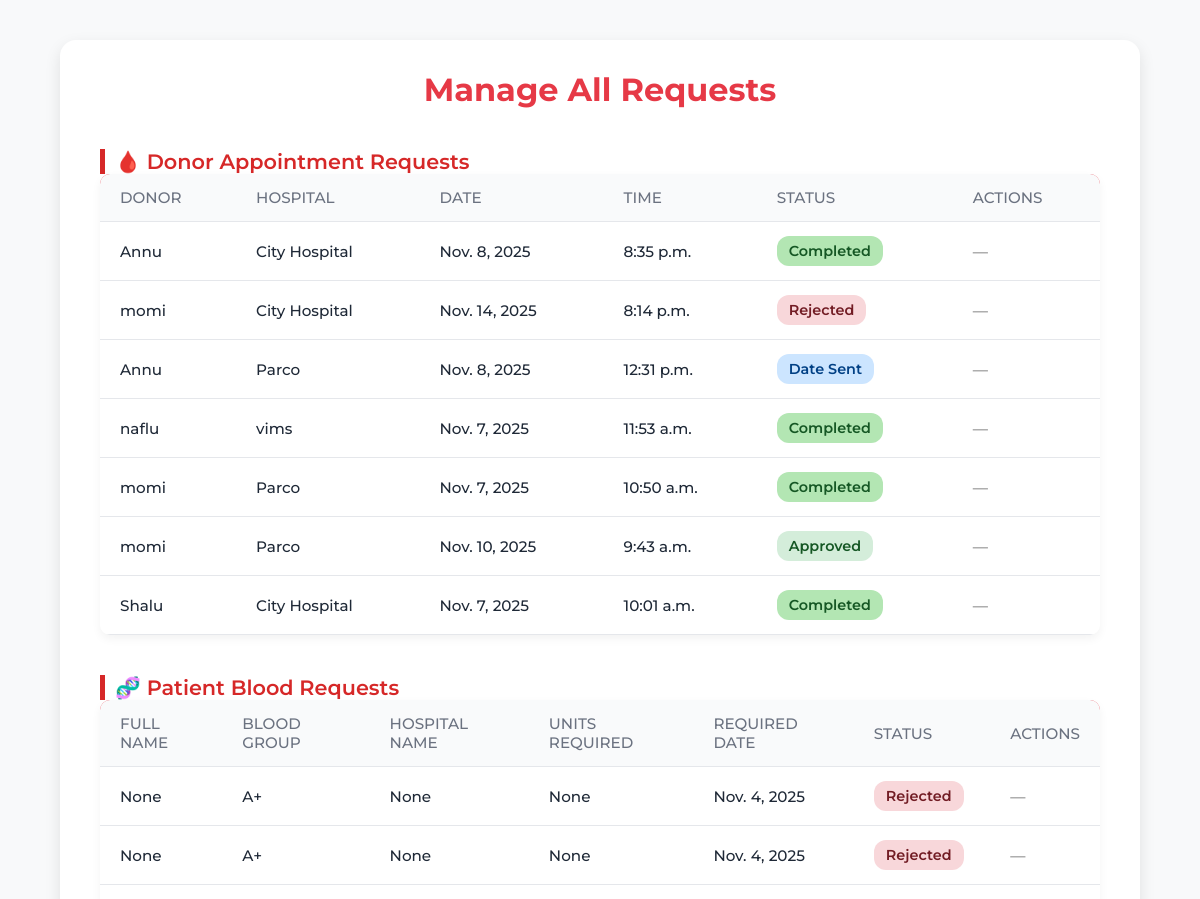
/manage_requests/ (signed in, upper part), run on an earlier commit of the app's database.
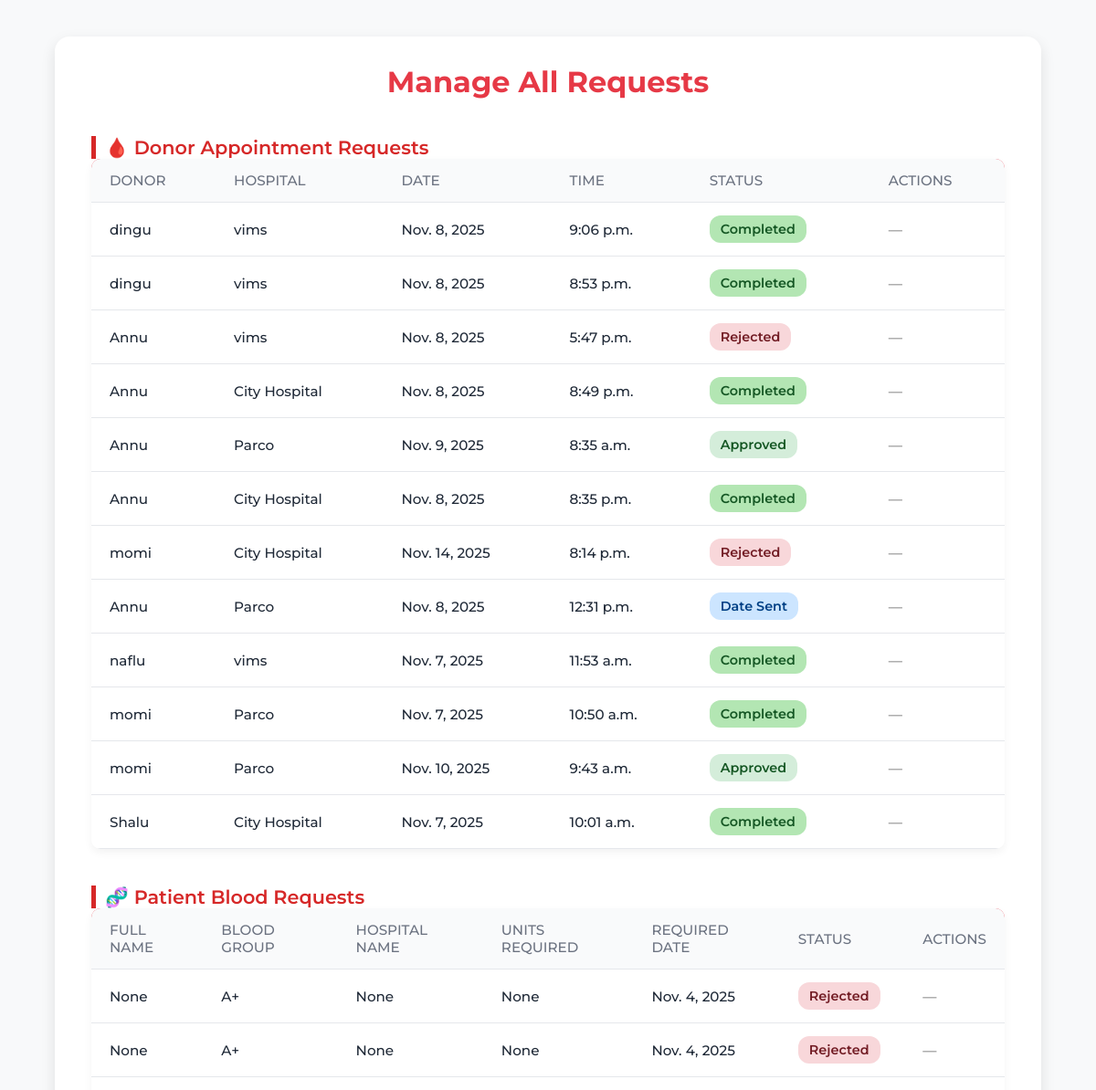
And on a later commit of the database.
### blood_bank_app/models.py (models this page shows, shortened)
class Appointment(models.Model):
    donor = models.ForeignKey(User, on_delete=models.CASCADE)
    hospital = models.ForeignKey(HospitalDetail, on_delete=models.CASCADE, null=True)
    appointment_date = models.DateField(null=True, validators=[validate_future_date])
    appointment_time = models.TimeField()
    notes = models.TextField(blank=True, null=True)
    STATUS_CHOICES = [
        ('Pending', 'Pending'),
        ('Date Sent', 'Date Sent'),
        ('Approved', 'Approved'),
        ('Rejected', 'Rejected'),
        ('Completed', 'Completed'),
        ('Recorded', 'Recorded'),
    ]
    status = models.CharField(max_length=20, choices=STATUS_CHOICES, default='Pending', null=True)
    donor_response = models.CharField(
        max_length=20,
        choices=[('Accepted', 'Accepted'), ('Reschedule', 'Reschedule'), ('No Response', 'No Response')],
        default='No Response', null=True
    )
    blood_units = models.IntegerField(default=0, null=True)  # Units donated by donor
    created_at = models.DateTimeField(auto_now_add=True,null=True)  # Add created_at field
    donation_date = models.DateField(null=True, blank=True,validators=[validate_future_date])  # Optional: Date when donation happens

class HospitalDetail(models.Model):
    user = models.OneToOneField(User, on_delete=models.CASCADE,null=True)
    hospital_name = models.CharField(max_length=200)
    address = models.TextField()
    phone_number = models.CharField(max_length=15)
    hospital_code = models.CharField(max_length=50)
    def __str__(self):
        return self.hospital_name

class BloodRequest(models.Model):
    URGENCY_CHOICES = [
        ('Normal', 'Normal'),
        ('Urgent', 'Urgent'),
        ('Emergency', 'Emergency'),
    ]
    STATUS_CHOICES = [
        ('Pending', 'Pending'),
        ('Approved', 'Approved'),
        ('Rejected', 'Rejected'),
    ]
    user = models.ForeignKey(User, on_delete=models.CASCADE)
    hospital_name = models.CharField(max_length=150,null=True)
    units_required = models.PositiveIntegerField(null=True)
    urgency = models.CharField(max_length=20, choices=URGENCY_CHOICES)
    required_date = models.DateField(validators=[validate_future_date])
    medical_condition = models.TextField(blank=True, null=True)
    status = models.CharField(max_length=20, choices=STATUS_CHOICES, default='Pending')
    created_at = models.DateTimeField(auto_now_add=True)

class PatientDetail(models.Model):
    BLOOD_GROUPS = [('A+','A+'),('A-','A-'),('B+','B+'),('B-','B-'),('AB+','AB+'),('AB-','AB-'),('O+','O+'),('O-','O-')]
    GENDER_CHOICES = [('Male','Male'),('Female','Female'),('Other','Other')]
    user = models.OneToOneField(User, on_delete=models.CASCADE,null=True)
    full_name = models.CharField(max_length=100,null=True)
    blood_group = models.CharField(max_length=3, choices=BLOOD_GROUPS)
    gender = models.CharField(max_length=10, choices=GENDER_CHOICES)
    date_of_birth = models.DateField()
    age = models.PositiveIntegerField()
    medical_condition = models.TextField()
    address = models.TextField()
    phone_number = models.CharField(max_length=15)
    profile_photo = models.ImageField(upload_to='patient_photos/', default='default.jpg')

### blood_bank_app/views.py (the view)
# urls.py: path('manage_requests/', views.manage_requests, name='manage_requests'),
@login_required
def manage_requests(request):
    from .models import Appointment, BloodRequest, HospitalBloodRequest
    appointment_requests = Appointment.objects.all().order_by('-created_at')
    patient_requests = BloodRequest.objects.all().order_by('-created_at')
    hospital_requests = HospitalBloodRequest.objects.all().order_by('-required_date')
    return render(request, 'partials/manage_requests.html', {
        'appointment_requests': appointment_requests,
        'patient_requests': patient_requests,
        'hospital_requests': hospital_requests,
    })

### blood_bank_app/templates/partials/manage_requests.html (shortened to what the changed rows need)
{% extends 'master.html' %}
{% load static %}
{% block content %}
<div class="manage-requests-container">
  <h2 class="page-title">Manage All Requests</h2>
  <div class="request-section">
    <table class="table table-hover align-middle text-center custom-table">
      <thead>
        <tr>
          <th>Donor</th>
          <th>Hospital</th>
          <th>Date</th>
          <th>Time</th>
          <th>Status</th>
          <th>Actions</th>
        </tr>
      </thead>
      <tbody>
        {% for appointment in appointment_requests %}
        <tr>
          <td>{{ appointment.donor.username }}</td>
          <td>{{ appointment.hospital.hospital_name }}</td>
          <td>{{ appointment.appointment_date }}</td>
          <td>{{ appointment.appointment_time }}</td>
          <td>
            {% if appointment.status == 'Approved' %}
              <span class="status-badge accepted">Approved</span>
            {% elif appointment.status == 'Pending' %}
              <span class="status-badge pending">Pending</span>
            {% elif appointment.status == 'Date Sent' %}
              <span class="status-badge info" style="background-color: #cce5ff; color: #004085;">
                Date Sent
              </span>
            {% elif appointment.status == 'Completed' %}
              <span class="status-badge accepted" style="background-color: #b3e6b3; color: #155724;">
                Completed
              </span>
            {% else %}
              <span class="status-badge rejected">Rejected</span>
            {% endif %}
          </td>
          <td>
            {% if appointment.status == 'Pending' %}
              <a href="{% url 'assign_donation_date' appointment.id %}" class="btn-action accept">Send Donation Date</a>
              <form action="{% url 'update_appointment_status' appointment.id 'Rejected' %}" method="post" style="display:inline;">
                {% csrf_token %}
                <button type="submit" class="btn-action reject">Reject</button>
              </form>
            {% else %}
              <span class="text-muted">—</span>
            {% endif %}
          </td>
        </tr>
        {% empty %}
        <tr><td colspan="6" class="text-muted">No donor appointment requests found</td></tr>
        {% endfor %}
      </tbody>
    </table>
  </div>
<div class="request-section">
  <table class="table table-hover align-middle text-center custom-table">
    <thead>
      <tr>
        <th>Full Name</th>
        <th>Blood Group</th>
        <th>Hospital Name</th>
        <th>Units Required</th>
        <th>Required Date</th>
        <th>Status</th>
        <th>Actions</th>
      </tr>
    </thead>
    <tbody>
      {% for request in patient_requests %}
      <tr>
        <td>{{ request.user.patientdetail.full_name }}</td>
        <td>{{ request.user.patientdetail.blood_group }}</td>
        <td>{{ request.hospital_name }}</td>
        <td>{{ request.units_required }}</td>
        <td>{{ request.required_date }}</td>
        <td>
          {% if request.status == 'Approved' %}
            <span class="status-badge accepted">Approved</span>
          {% elif request.status == 'Pending' %}
            <span class="status-badge pending">Pending</span>
          {% elif request.status == 'Completed' %}
            <span class="status-badge info">Completed</span>
          {% else %}
            <span class="status-badge rejected">Rejected</span>
          {% endif %}
        </td>
        <td>
          {% if request.status == 'Pending' %}
            <form action="{% url 'update_patient_status' request.id 'Approved' %}" method="post" style="display:inline;">
              {% csrf_token %}
              <button type="submit" class="btn-action accept">Approve</button>
            </form>
            <form action="{% url 'update_patient_status' request.id 'Rejected' %}" method="post" style="display:inline;">
              {% csrf_token %}
              <button type="submit" class="btn-action reject">Reject</button>
            </form>
          {% else %}
            <span class="text-muted">—</span>
          {% endif %}
        </td>
      </tr>
      {% empty %}
      <tr><td colspan="7" class="text-muted">No patient blood requests found</td></tr>
      {% endfor %}
    </tbody>
  </table>
</div>
</div>
{% endblock %}

What changed in the data, as far as the page shows it:
added Appointment: donor.username "dingu", hospital.hospital_name "vims", appointment_date "Nov. 8, 2025", appointment_time "9:06 p.m.", status "Completed"
added Appointment: donor.username "dingu", hospital.hospital_name "vims", appointment_date "Nov. 8, 2025", appointment_time "8:53 p.m.", status "Completed"
added Appointment: donor.username "Annu", hospital.hospital_name "vims", appointment_date "Nov. 8, 2025", appointment_time "5:47 p.m.", status "Rejected"
added Appointment: donor.username "Annu", hospital.hospital_name "City Hospital", appointment_date "Nov. 8, 2025", appointment_time "8:49 p.m.", status "Completed"
added Appointment: donor.username "Annu", hospital.hospital_name "Parco", appointment_date "Nov. 9, 2025", appointment_time "8:35 a.m.", status "Approved"
